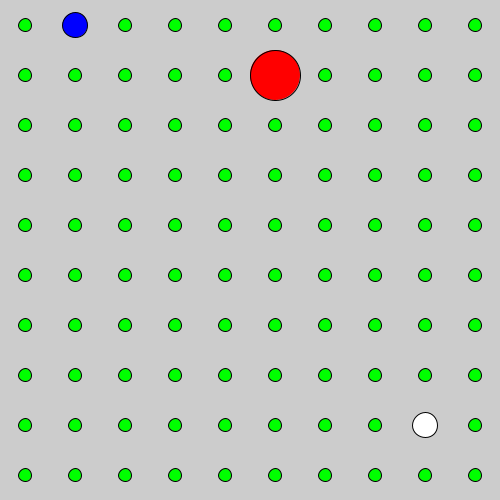
Frame 1 (no input)
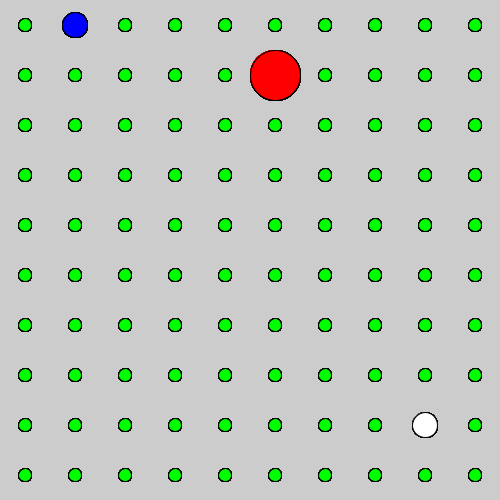
Frame 60 (the mouse pressed at the canvas centre just before this capture)
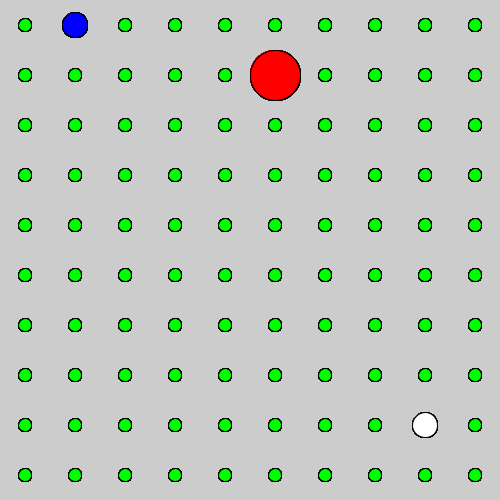
Frame 120 (the mouse held since frame 60 and released just before this capture)

The Processing sketch that drew these frames (run headless with seeded random() and noise(); from frame 60 on, the mouse is pressed at the canvas centre):

// Processing sketch: AStarTest
// ── AStarTest.pde
boolean [][] occupancy = new boolean [10][10];
boolean [][] shortestPath = new boolean [100][2];
int targetX = 425;
int targetY = 425;
int roverX = 75;
int roverY = 25;
float cWidth;
float cHeight;

void setup() {
  size(500, 500);
  occupancy[1][5] = true;
  cWidth = width/occupancy[0].length;
  cHeight = height/occupancy.length;
  shortestPath();
}

void draw() {
  for (int r = 0; r < occupancy.length; r ++) {
    for (int c = 0; c < occupancy[0].length; c++) {
      if (occupancy[r][c]) {    //Draw the obstacles
        fill(255, 0, 0);
        ellipse(c*(cWidth)+cWidth/2, r*(cHeight)+cHeight/2, cWidth, cHeight);
      }
      else{    //Draw the nodes
       fill(0, 255, 0);
        ellipse(c*(cWidth)+cWidth/2, r*(cHeight)+cHeight/2, (cWidth)/4, (cHeight)/4);
      }
    }
  }
  
  //Draw the target
  fill(255);
  ellipse(targetX, targetY, 25, 25);
  
  //Draw the rover
  fill(0, 0, 255);
  ellipse(roverX, roverY, 25, 25);
  
}


////Custom Functions////

void shortestPath(){  //Calculate the shortest path
  boolean done = false;
  int [] currentNode = new int [2];  //Store the current node
  int [] cameFrom = new int [2];  //Store the previous node
  int [][] que = new int [100][2];  //Matrix for the que
  int [][] donePile = new int [100][100];  //Matrix for the finished nodes
  
  currentNode[0] = int((roverX - cWidth/2)/cWidth);  //Set the initial node column
  currentNode[1] = int((roverY - cHeight/2)/cHeight); //Set the initial node row
  println(currentNode[0]);
  print(currentNode[1]);
  
  cameFrom = currentNode;  //Set the initial previous node to the current one
  
  while(done == false){
    
    int i = 0;
   // if();  //Find all neighbors and add to que
           
           //Sort the que
           
           //Add currentNode to donePile array, along with the value of cameFrom
           
           //Update camefrom to the value of currentNode
           
           //Change currentNode to the node on top of the que
           
          //If the item on top of the que is the target, then stop and reconstruct the path
          done = true;
  }
}

float cost(int c, int r){    //Calculate the cost of the given point
 return(sqrt((targetX-c*(cWidth)+cWidth/2)*(targetX-c*(cWidth)+cWidth/2) + (targetY-r*(cHeight)+cHeight/2)*(targetY-r*(cHeight)+cHeight/2))); 
}

void reconstructPath(){    //Reconstruct the path used to get to the target
  
}
